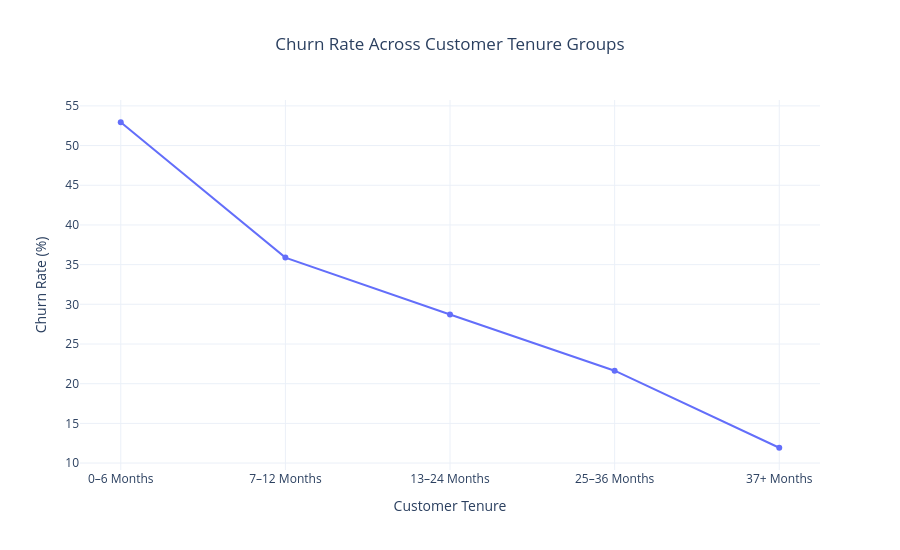

Notebook code for this chart:
### Code cell
# ============================================================
# 24. TENURE COHORT CHURN ANALYSIS
# ============================================================

# Make sure tenure is numeric
df["tenure"] = pd.to_numeric(df["tenure"], errors="coerce")

# Create tenure groups
df["Tenure_Group"] = pd.cut(
    df["tenure"],
    bins=[-1, 6, 12, 24, 36, float("inf")],
    labels=[
        "0–6 Months",
        "7–12 Months",
        "13–24 Months",
        "25–36 Months",
        "37+ Months"
    ]
)

# Calculate churn rate for each tenure group
tenure_churn = (
    df.groupby("Tenure_Group", observed=False)["Churn_Binary"]
    .mean()
    .mul(100)
    .reset_index()
)

tenure_churn.columns = ["Tenure Group", "Churn Rate"]

# Display results
display(tenure_churn)

# Visualization
fig = px.line(
    tenure_churn,
    x="Tenure Group",
    y="Churn Rate",
    markers=True,
    title="Churn Rate Across Customer Tenure Groups",
    labels={
        "Tenure Group": "Customer Tenure",
        "Churn Rate": "Churn Rate (%)"
    }
)

fig.update_layout(
    template="plotly_white",
    title_x=0.5,
    height=550
)

fig.show()

### Figure 1 — Plotly figure (JSON) as saved in the notebook; plotly's stock layout.template omitted (floating-point values rounded to 4 significant figures)
{"data": [{"hovertemplate": "Customer Tenure=%{x}<br>Churn Rate (%)=%{y}<extra></extra>", "legendgroup": "", "line": {"color": "#636efa", "dash": "solid"}, "marker": {"symbol": "circle"}, "mode": "lines+markers", "name": "", "orientation": "v", "showlegend": false, "type": "scatter", "x": ["0–6 Months", "7–12 Months", "13–24 Months", "25–36 Months", "37+ Months"], "xaxis": "x", "y": [52.94, 35.89, 28.71, 21.63, 11.93], "yaxis": "y"}], "layout": {"height": 550, "legend": {"tracegroupgap": 0}, "title": {"text": "Churn Rate Across Customer Tenure Groups", "x": 0.5}, "xaxis": {"anchor": "y", "domain": [0, 1], "title": {"text": "Customer Tenure"}}, "yaxis": {"anchor": "x", "domain": [0, 1], "title": {"text": "Churn Rate (%)"}}}}
